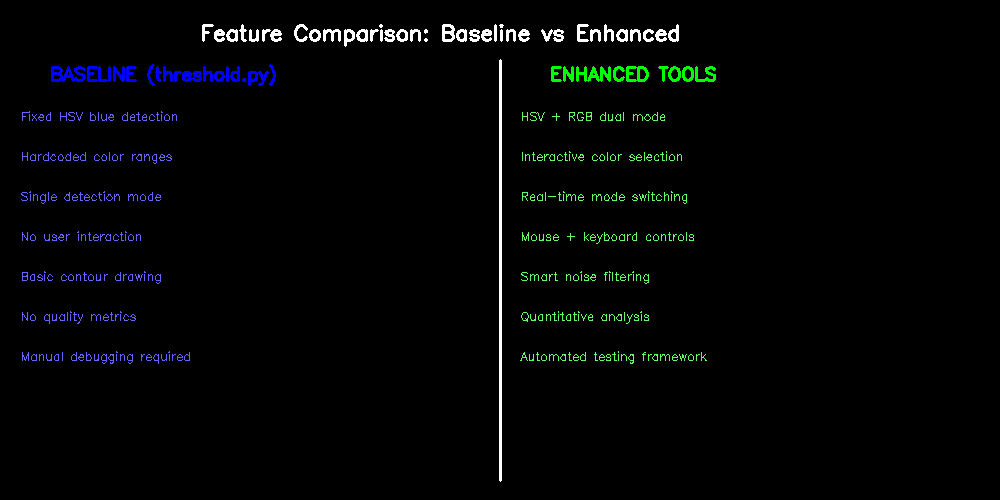
#> input picture Lab 1/feature_comparison.png, 1000 x 500 px, given in place of the camera
$ python color_tracker.py
#> lines starting #> are read from the running program, lines starting #| are printed output that depends on the picture; after the words box and inside, x2 and y2 are one past the last pixel; in counts of white or black regions, pixels touching at a corner belong together
"""
[180DA Lab] Enhanced Color Tracking with Bounding Box

BASELINE CODE SOURCES:
- Original threshold.py from course materials (HSV blue color tracking)
- OpenCV color detection tutorials: https://docs.opencv.org/4.x/df/d9d/tutorial_py_colorspaces.html
- Mouse callback examples: https://docs.opencv.org/4.x/db/d5b/tutorial_py_mouse_handling.html

"""

import cv2
import numpy as np

class ColorTracker:
    def __init__(self):
        self.cap = cv2.VideoCapture(0, cv2.CAP_AVFOUNDATION)
        self.mode = 'HSV'  # Start with HSV mode
        self.calibrated = False

        # Store the last clicked color values
        self.last_hsv_color = None
        self.last_rgb_color = None

        # Store click position and target object info
        self.click_x = None
        self.click_y = None
        self.target_contour = None
        self.target_center = None

        # Default color ranges (you can adjust these)
        self.hsv_lower = np.array([110, 50, 50])   # Default blue in HSV
        self.hsv_upper = np.array([130, 255, 255])

        self.rgb_lower = np.array([0, 0, 100])     # Default blue in RGB
        self.rgb_upper = np.array([100, 100, 255])

        # Threshold ranges - you can experiment with these
        self.hsv_range = [15, 50, 50]  # H, S, V ranges - reduced for better tracking
        self.rgb_range = [30, 30, 30]    # R, G, B ranges - reduced for better tracking

    # [93 lines left out: functions mouse_callback, update_hsv_ranges, update_rgb_ranges, find_target_object, not called in this run]

    def track_color(self):
        """Main tracking loop"""
        cv2.namedWindow('Color Tracker')
        cv2.setMouseCallback('Color Tracker', self.mouse_callback)

        print("Color Tracker Started!")
        print("Controls:")
        print("- Press 'h' for HSV mode")
        print("- Press 'r' for RGB mode")
        print("- Press 'c' then click on object to calibrate color")
        print("- Press 'v' to start/stop video recording")
        print("- Press '+'/'-' to adjust threshold ranges")
        print("- Press 's' to stop")

        # Video recording setup
        frame_width = int(self.cap.get(3))
        frame_height = int(self.cap.get(4))
        size = (frame_width, frame_height)

        video_writer = None
        recording_video = False

        while True:
            ret, frame = self.cap.read()
#> frame is the input picture: shape (500, 1000, 3); mean B, G, R 4.8, 4.6, 3.2
            if not ret:
                break

            # Set mouse callback parameter to current frame
            cv2.setMouseCallback('Color Tracker', self.mouse_callback, frame)

            if self.mode == 'HSV':
                # HSV thresholding
                hsv = cv2.cvtColor(frame, cv2.COLOR_BGR2HSV)
#> hsv: shape (500, 1000, 3); mean H, S, V 1.4, 3, 6.2
                mask = cv2.inRange(hsv, self.hsv_lower, self.hsv_upper)
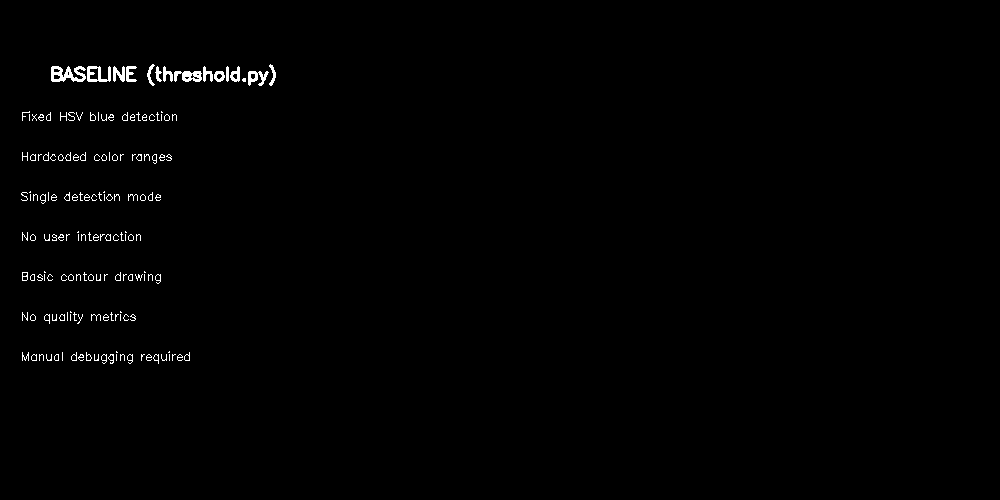
#> mask: shape (500, 1000); 0.8% white in thin lines or dots, all inside (x1, y1, x2, y2) = (21, 64, 276, 364)
                color_info = f"HSV Mode - Range: {self.hsv_range}"
            else:
                # RGB thresholding
                mask = cv2.inRange(frame, self.rgb_lower, self.rgb_upper)
                color_info = f"RGB Mode - Range: {self.rgb_range}"

            # Find contours for color detection
            contours, _ = cv2.findContours(mask, cv2.RETR_EXTERNAL, cv2.CHAIN_APPROX_SIMPLE)
#> contours = 161 contours, 107 with area under 20; largest, box (x1, y1, x2, y2) and area: (51, 66, 86, 82) 307, (87, 66, 111, 82) 232, (174, 71, 202, 82) 194, (248, 71, 269, 86) 142, (230, 66, 240, 82) 88

            # Filter contours by area to remove noise
            min_area = 100
            filtered_contours = [c for c in contours if cv2.contourArea(c) > min_area]
#> filtered_contours = 4 contours; box (x1, y1, x2, y2) and area: (51, 66, 86, 82) 307, (87, 66, 111, 82) 232, (174, 71, 202, 82) 194, (248, 71, 269, 86) 142

            detection_count = len(filtered_contours)
#> detection_count = 4
            tracking_success = False

            if self.calibrated and filtered_contours:
                # Find the target object (the one we clicked on)
                target_contour = self.find_target_object(filtered_contours)

                if target_contour is not None:
                    # Draw bounding box around the target object
                    x, y, w, h = cv2.boundingRect(target_contour)
                    cv2.rectangle(frame, (x, y), (x + w, y + h), (0, 255, 0), 3)

                    # Calculate and store center for tracking continuity
                    M = cv2.moments(target_contour)
                    if M["m00"] != 0:
                        cx = int(M["m10"] / M["m00"])
                        cy = int(M["m01"] / M["m00"])
                        self.target_center = (cx, cy)

                        # Draw center point
                        cv2.circle(frame, (cx, cy), 5, (255, 0, 0), -1)

                        # Update click position to follow the object
                        self.click_x = cx
                        self.click_y = cy

                    # Add tracking info
                    area = cv2.contourArea(target_contour)
                    cv2.putText(frame, f"TRACKING - Area: {int(area)}", (x, y-10),
                              cv2.FONT_HERSHEY_SIMPLEX, 0.5, (0, 255, 0), 2)

                    tracking_success = True

                # Draw all detected contours in light color for reference
                for contour in filtered_contours:
                    if contour is not target_contour:  # Don't redraw the target
                        x, y, w, h = cv2.boundingRect(contour)
                        cv2.rectangle(frame, (x, y), (x + w, y + h), (100, 100, 100), 1)

            # Add mode and instructions text
            cv2.putText(frame, color_info, (10, 30), cv2.FONT_HERSHEY_SIMPLEX, 0.7, (255, 255, 255), 2)

            # Show calibration and tracking status
            if self.calibrated:
                if tracking_success:
                    status_text = f"TRACKING SUCCESS - {detection_count} objects detected"
                    status_color = (0, 255, 0)
                else:
                    status_text = f"LOST TARGET - {detection_count} objects detected"
                    status_color = (0, 165, 255)  # Orange
            else:
                status_text = "NOT CALIBRATED - Click on object to track"
                status_color = (0, 0, 255)

            cv2.putText(frame, status_text, (10, 60),
                       cv2.FONT_HERSHEY_SIMPLEX, 0.5, status_color, 1)
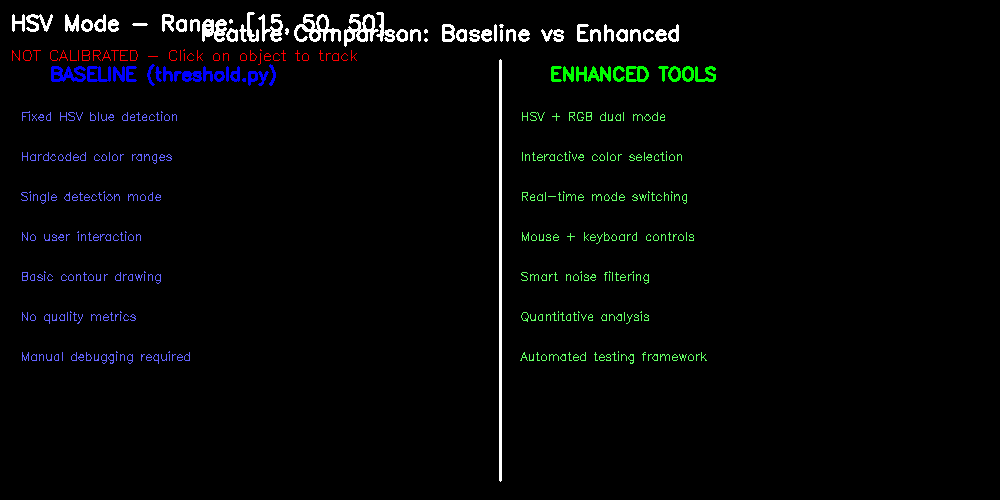
#> frame: shape (500, 1000, 3); mean B, G, R 5.9, 5.8, 4.7

            # Show current color values if calibrated
            if self.calibrated:
                if self.mode == 'HSV' and self.last_hsv_color is not None:
                    color_text = f"Target HSV: {self.last_hsv_color}"
                elif self.mode == 'RGB' and self.last_rgb_color is not None:
                    color_text = f"Target RGB: {self.last_rgb_color}"
                else:
                    color_text = "No target color"
                cv2.putText(frame, color_text, (10, 80),
                           cv2.FONT_HERSHEY_SIMPLEX, 0.4, (255, 255, 0), 1)

            # Write frame to video if recording
            if recording_video and video_writer is not None:
                video_writer.write(frame)

            # Add video recording indicator
            if recording_video:
                cv2.putText(frame, "RECORDING VIDEO", (frame_width - 200, 30),
                           cv2.FONT_HERSHEY_SIMPLEX, 0.6, (0, 0, 255), 2)

            # Show original frame and mask
            cv2.imshow('Color Tracker', frame)
            cv2.imshow('Mask', mask)

            # Handle key presses
            key = cv2.waitKey(1) & 0xFF
#> (key Esc is pressed here)
            if key == ord('s'):
                break
            elif key == ord('h'):
                self.mode = 'HSV'
                print("Switched to HSV mode")
            elif key == ord('r'):
                self.mode = 'RGB'
                print("Switched to RGB mode")
            elif key == ord('c'):
                print("Click on the object you want to track")
            # Adjust threshold ranges with +/- keys
            elif key == ord('+') or key == ord('='):
                if self.mode == 'HSV':
                    self.hsv_range = [r + 5 for r in self.hsv_range]
                    self.update_hsv_ranges()  # Update ranges with new threshold
                    print(f"Increased HSV range to: {self.hsv_range}")
                else:
                    self.rgb_range = [r + 5 for r in self.rgb_range]
                    self.update_rgb_ranges()  # Update ranges with new threshold
                    print(f"Increased RGB range to: {self.rgb_range}")
            elif key == ord('-'):
                if self.mode == 'HSV':
                    self.hsv_range = [max(5, r - 5) for r in self.hsv_range]
                    self.update_hsv_ranges()  # Update ranges with new threshold
                    print(f"Decreased HSV range to: {self.hsv_range}")
                else:
                    self.rgb_range = [max(5, r - 5) for r in self.rgb_range]
                    self.update_rgb_ranges()  # Update ranges with new threshold
                    print(f"Decreased RGB range to: {self.rgb_range}")
            elif key == ord('v'):
                # Toggle video recording
                if not recording_video:
                    # Start recording
                    import time
                    timestamp = time.strftime("%Y%m%d_%H%M%S")
                    filename = f'color_tracking_{timestamp}.avi'
                    video_writer = cv2.VideoWriter(filename,
                                                 cv2.VideoWriter_fourcc(*'MJPG'),
                                                 10, size)
                    recording_video = True
                    print(f"Started recording video: {filename}")
                else:
                    # Stop recording
                    if video_writer is not None:
                        video_writer.release()
                        video_writer = None
                    recording_video = False
                    print("Stopped recording video")

        # Clean up video recording
        if video_writer is not None:
            video_writer.release()
            print("Video recording stopped and saved")

        self.cap.release()
        cv2.destroyAllWindows()

if __name__ == "__main__":
    tracker = ColorTracker()
    tracker.track_color()
